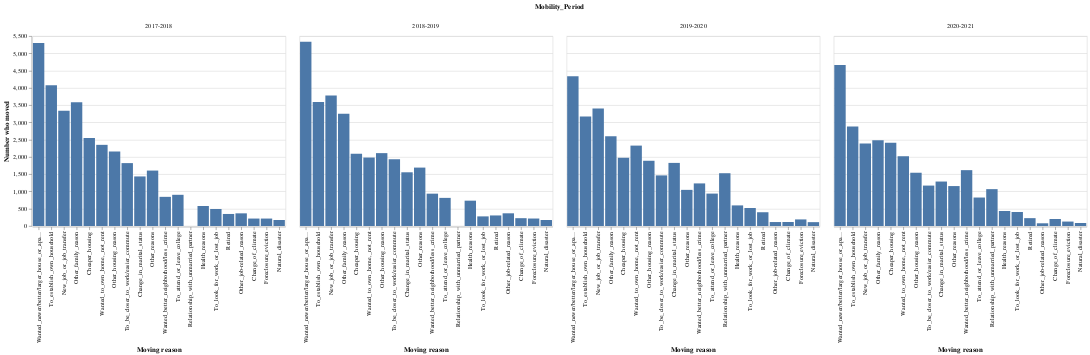

Write notebook code for a chart like this one.
### Code cell
alt.Chart(moving_melt).mark_bar().encode(
x = alt.X("Moving reason", sort='-y'),
y = alt.Y( "Number who moved"),
column = "Mobility_Period"
)
#column = "Mobility_Period")

### Figure 1 — Vega-Lite specification as saved in the notebook (floating-point values rounded to 4 significant figures)
{"config": {"view": {"continuousWidth": 400, "continuousHeight": 300}}, "data": {"name": "data-1f379dddc83fe703d8d1ff022351253e"}, "mark": "bar", "encoding": {"column": {"type": "nominal", "field": "Mobility_Period"}, "x": {"type": "nominal", "field": "Moving reason", "sort": "-y"}, "y": {"type": "quantitative", "field": "Number who moved"}}, "$schema": "https://vega.github.io/schema/vega-lite/v4.8.1.json", "datasets": {"data-1f379dddc83fe703d8d1ff022351253e": [{"Mobility_Period": "2020-2021", "Moving reason": "Change_in_marital_status", "Number who moved": 1287.0}, {"Mobility_Period": "2019-2020", "Moving reason": "Change_in_marital_status", "Number who moved": 1827.0}, {"Mobility_Period": "2018-2019", "Moving reason": "Change_in_marital_status", "Number who moved": 1555.0}, {"Mobility_Period": "2017-2018", "Moving reason": "Change_in_marital_status", "Number who moved": 1435.0}, {"Mobility_Period": "2020-2021", "Moving reason": "To_establish_own_household", "Number who moved": 2878.0}, {"Mobility_Period": "2019-2020", "Moving reason": "To_establish_own_household", "Number who moved": 3171.0}, {"Mobility_Period": "2018-2019", "Moving reason": "To_establish_own_household", "Number who moved": 3588.0}, {"Mobility_Period": "2017-2018", "Moving reason": "To_establish_own_household", "Number who moved": 4073.0}, {"Mobility_Period": "2020-2021", "Moving reason": "Other_family_reason", "Number who moved": 2481.0}, {"Mobility_Period": "2019-2020", "Moving reason": "Other_family_reason", "Number who moved": 2596.0}, {"Mobility_Period": "2018-2019", "Moving reason": "Other_family_reason", "Number who moved": 3252.0}, {"Mobility_Period": "2017-2018", "Moving reason": "Other_family_reason", "Number who moved": 3583.0}, {"Mobility_Period": "2020-2021", "Moving reason": "New_job_or_job_transfer", "Number who moved": 2387.0}, {"Mobility_Period": "2019-2020", "Moving reason": "New_job_or_job_transfer", "Number who moved": 3399.0}, {"Mobility_Period": "2018-2019", "Moving reason": "New_job_or_job_transfer", "Number who moved": 3781.0}, {"Mobility_Period": "2017-2018", "Moving reason": "New_job_or_job_transfer", "Number who moved": 3341.0}, {"Mobility_Period": "2020-2021", "Moving reason": "To_look_for_work_or_lost_job", "Number who moved": 405.0}, {"Mobility_Period": "2019-2020", "Moving reason": "To_look_for_work_or_lost_job", "Number who moved": 520.0}, {"Mobility_Period": "2018-2019", "Moving reason": "To_look_for_work_or_lost_job", "Number who moved": 278.0}, {"Mobility_Period": "2017-2018", "Moving reason": "To_look_for_work_or_lost_job", "Number who moved": 492.0}, {"Mobility_Period": "2020-2021", "Moving reason": "To_be_closer_to_work/easier_commute", "Number who moved": 1170.0}, {"Mobility_Period": "2019-2020", "Moving reason": "To_be_closer_to_work/easier_commute", "Number who moved": 1465.0}, {"Mobility_Period": "2018-2019", "Moving reason": "To_be_closer_to_work/easier_commute", "Number who moved": 1932.0}, {"Mobility_Period": "2017-2018", "Moving reason": "To_be_closer_to_work/easier_commute", "Number who moved": 1821.0}, {"Mobility_Period": "2020-2021", "Moving reason": "Retired", "Number who moved": 227.0}, {"Mobility_Period": "2019-2020", "Moving reason": "Retired", "Number who moved": 398.0}, {"Mobility_Period": "2018-2019", "Moving reason": "Retired", "Number who moved": 305.0}, {"Mobility_Period": "2017-2018", "Moving reason": "Retired", "Number who moved": 348.0}, {"Mobility_Period": "2020-2021", "Moving reason": "Other_job-related_reason", "Number who moved": 78.0}, {"Mobility_Period": "2019-2020", "Moving reason": "Other_job-related_reason", "Number who moved": 114.0}, {"Mobility_Period": "2018-2019", "Moving reason": "Other_job-related_reason", "Number who moved": 367.0}, {"Mobility_Period": "2017-2018", "Moving reason": "Other_job-related_reason", "Number who moved": 366.0}, {"Mobility_Period": "2020-2021", "Moving reason": "Wanted_to_own_home,_not_rent", "Number who moved": 2020.0}, {"Mobility_Period": "2019-2020", "Moving reason": "Wanted_to_own_home,_not_rent", "Number who moved": 2328.0}, {"Mobility_Period": "2018-2019", "Moving reason": "Wanted_to_own_home,_not_rent", "Number who moved": 1982.0}, {"Mobility_Period": "2017-2018", "Moving reason": "Wanted_to_own_home,_not_rent", "Number who moved": 2350.0}, {"Mobility_Period": "2020-2021", "Moving reason": "Wanted_newer/better/larger_house_or_apartment", "Number who moved": 4661.0}, {"Mobility_Period": "2019-2020", "Moving reason": "Wanted_newer/better/larger_house_or_apartment", "Number who moved": 4339.0}, {"Mobility_Period": "2018-2019", "Moving reason": "Wanted_newer/better/larger_house_or_apartment", "Number who moved": 5338.0}, {"Mobility_Period": "2017-2018", "Moving reason": "Wanted_newer/better/larger_house_or_apartment", "Number who moved": 5300.0}, {"Mobility_Period": "2020-2021", "Moving reason": "Wanted_better_neighborhood/less_crime", "Number who moved": 1617.0}, {"Mobility_Period": "2019-2020", "Moving reason": "Wanted_better_neighborhood/less_crime", "Number who moved": 1233.0}, {"Mobility_Period": "2018-2019", "Moving reason": "Wanted_better_neighborhood/less_crime", "Number who moved": 936.0}, {"Mobility_Period": "2017-2018", "Moving reason": "Wanted_better_neighborhood/less_crime", "Number who moved": 844.0}, {"Mobility_Period": "2020-2021", "Moving reason": "Cheaper_housing", "Number who moved": 2408.0}, {"Mobility_Period": "2019-2020", "Moving reason": "Cheaper_housing", "Number who moved": 1978.0}, {"Mobility_Period": "2018-2019", "Moving reason": "Cheaper_housing", "Number who moved": 2094.0}, {"Mobility_Period": "2017-2018", "Moving reason": "Cheaper_housing", "Number who moved": 2551.0}, {"Mobility_Period": "2020-2021", "Moving reason": "Foreclosure_eviction", "Number who moved": 128.0}, {"Mobility_Period": "2019-2020", "Moving reason": "Foreclosure_eviction", "Number who moved": 190.0}, {"Mobility_Period": "2018-2019", "Moving reason": "Foreclosure_eviction", "Number who moved": 216.0}, {"Mobility_Period": "2017-2018", "Moving reason": "Foreclosure_eviction", "Number who moved": 215.0}, {"Mobility_Period": "2020-2021", "Moving reason": "Other_housing_reason", "Number who moved": 1542.0}, {"Mobility_Period": "2019-2020", "Moving reason": "Other_housing_reason", "Number who moved": 1889.0}, {"Mobility_Period": "2018-2019", "Moving reason": "Other_housing_reason", "Number who moved": 2110.0}, {"Mobility_Period": "2017-2018", "Moving reason": "Other_housing_reason", "Number who moved": 2156.0}, {"Mobility_Period": "2020-2021", "Moving reason": "Relationship_with_unmarried_partner", "Number who moved": 1067.0}, {"Mobility_Period": "2019-2020", "Moving reason": "Relationship_with_unmarried_partner", "Number who moved": 1528.0}, {"Mobility_Period": "2018-2019", "Moving reason": "Relationship_with_unmarried_partner", "Number who moved": null}, {"Mobility_Period": "2017-2018", "Moving reason": "Relationship_with_unmarried_partner", "Number who moved": null}, {"Mobility_Period": "2020-2021", "Moving reason": "To_attend_or_leave_college", "Number who moved": 824.0}, {"Mobility_Period": "2019-2020", "Moving reason": "To_attend_or_leave_college", "Number who moved": 938.0}, {"Mobility_Period": "2018-2019", "Moving reason": "To_attend_or_leave_college", "Number who moved": 814.0}, {"Mobility_Period": "2017-2018", "Moving reason": "To_attend_or_leave_college", "Number who moved": 903.0}, {"Mobility_Period": "2020-2021", "Moving reason": "Change_of_climate", "Number who moved": 202.0}, {"Mobility_Period": "2019-2020", "Moving reason": "Change_of_climate", "Number who moved": 115.0}, {"Mobility_Period": "2018-2019", "Moving reason": "Change_of_climate", "Number who moved": 226.0}, {"Mobility_Period": "2017-2018", "Moving reason": "Change_of_climate", "Number who moved": 215.0}, {"Mobility_Period": "2020-2021", "Moving reason": "Health_reasons", "Number who moved": 434.0}, {"Mobility_Period": "2019-2020", "Moving reason": "Health_reasons", "Number who moved": 596.0}, {"Mobility_Period": "2018-2019", "Moving reason": "Health_reasons", "Number who moved": 733.0}, {"Mobility_Period": "2017-2018", "Moving reason": "Health_reasons", "Number who moved": 579.0}, {"Mobility_Period": "2020-2021", "Moving reason": "Natural_disaster", "Number who moved": 87.0}, {"Mobility_Period": "2019-2020", "Moving reason": "Natural_disaster", "Number who moved": 111.0}, {"Mobility_Period": "2018-2019", "Moving reason": "Natural_disaster", "Number who moved": 173.0}, {"Mobility_Period": "2017-2018", "Moving reason": "Natural_disaster", "Number who moved": 174.0}, {"Mobility_Period": "2020-2021", "Moving reason": "Other_reasons", "Number who moved": 1156.0}, {"Mobility_Period": "2019-2020", "Moving reason": "Other_reasons", "Number who moved": 1046.0}, {"Mobility_Period": "2018-2019", "Moving reason": "Other_reasons", "Number who moved": 1691.0}, {"Mobility_Period": "2017-2018", "Moving reason": "Other_reasons", "Number who moved": 1605.0}]}}
